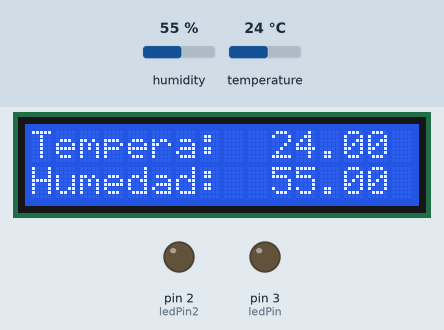
Recording of a sketch running on a simulated Arduino Uno, built with avr-gcc and run on an emulated ATmega328P. Parts: 16×2 character LCD, output pins drawn as LEDs (lit = HIGH). Inputs (shaded band) come from the test bench; at power-on: temperature 24 °C, humidity 55 %.

Above: at 2.6 s.
2.7 s: temperature set to 25.5 °C
At 7.2 s:
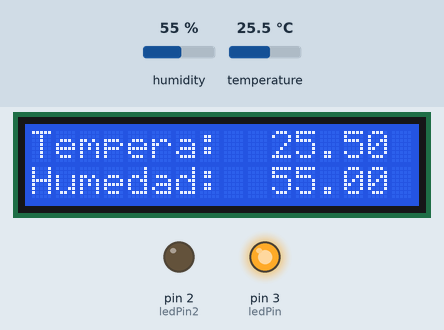
8.0 s: temperature set to 23.6 °C
At 10.3 s:
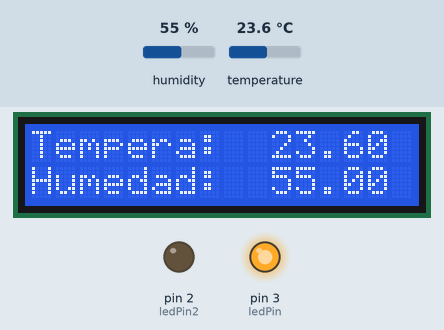
13.3 s: temperature set to 22.5 °C
At 14.6 s:
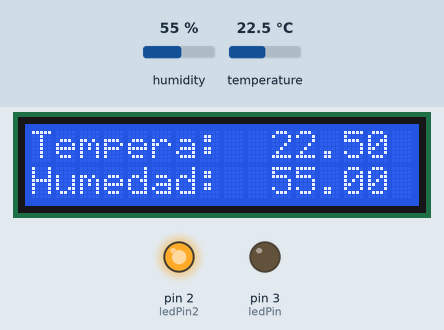
18.6 s: humidity set to 22 %
At 23.3 s:
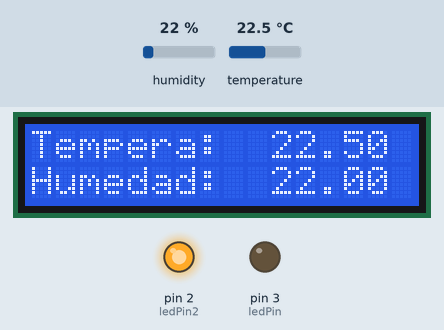
Timing chart, 0 to 24.8 s (numbered marks = the images above; inputs shaded):
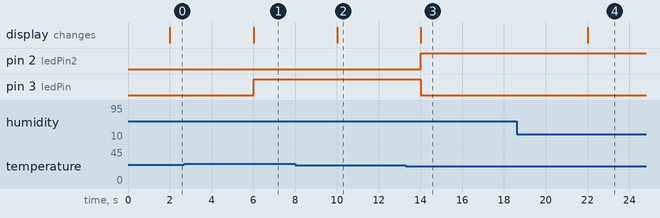

Measured:
- the behaviour switches between 24.9 and 25 °C on temperature (found by bisection; images 0 and 1)
- the behaviour switches between 23.1 and 23 °C on temperature (found by bisection; images 2 and 3)
- after the input at 2.7 s, pin 3 (ledPin): LOW → HIGH after 3.3 s; the display: changes after 3.3 s (image 1)
- after the input at 8.0 s, the display: changes after 2.0 s (image 2)
- after the input at 13.3 s, pin 2 (ledPin2): LOW → HIGH after 0.72 s; pin 3 (ledPin): HIGH → LOW after 0.72 s; the display: changes after 0.72 s (image 3)
- after the input at 18.6 s, the display: changes after 3.4 s (image 4)

The sketch:

TemperatureControl.ino
```cpp
#include "DHT.h"//DHT sensor Library
#include <LiquidCrystal.h>//LCD Library
#define DHTPIN 12 //Define sensor pin(pin 12)
#define DHTTYPE DHT22 //What sensor use

DHT dht(DHTPIN, DHTTYPE);//Create sensor object
LiquidCrystal lcd(8, 9, 4, 5, 6, 7);//Create lcd object using this pins 8,9,4,6,7

boolean a=LOW,b=HIGH;
float h=0,t=0;
const int ledPin = 3; //LED pins for temperature control
const int ledPin2 = 2;
long previousMillis = 0;
long interval = 2000; //Read sensor each 2 seconds

void setup() {
lcd.begin(16, 2);              //Start lcd
lcd.setCursor(0,0);            //Set in position 0,0
// set the digital pin as output:
pinMode(ledPin, OUTPUT);//Change to output my pins
pinMode(ledPin2, OUTPUT);
dht.begin();//Start DHT22 sensor
digitalWrite(ledPin2,LOW);//Turn off LED
digitalWrite(ledPin,LOW);//Turn off LED
lcd.print("Tempera:");// print in lcd this word
lcd.setCursor(0,1);//Change cursor position
lcd.print("Humedad:");// print in lcd this word
}

void loop()
{
  unsigned long currentMillis = millis();//time elapsed
  if(currentMillis - previousMillis > interval) //Comparison between the elapsed time and the time in which the action is to be executed
  {
    previousMillis = currentMillis; //"Last time is now"

     h = dht.readHumidity();//humidity value
     t = dht.readTemperature();//temperature value centigrades if you want farenheit change to
     //t = dht.readTemperature(true);
     //Below is for print data sensors in lcd
     lcd.setCursor(10,0);
     lcd.print(t);
     lcd.setCursor(10,1);
     lcd.print(h);

    if(t>=25 && a==LOW)//if temperature above of 25 degrees
    {
      digitalWrite(ledPin,HIGH);//Turns on the liquid Cooling.
      digitalWrite(ledPin2,LOW);
      a=HIGH;
      b=LOW;

    }
    else if(t<=23&&b==LOW)//if temperature is under 23 degrees
    {
      digitalWrite(ledPin2,HIGH);
      digitalWrite(ledPin,LOW);//Turns of the liquid cooling.
      a=LOW;
      b=HIGH;
    }

  }
}
```
